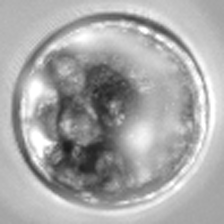
#> input picture Day_1_Material/dataset/class1/1.png, 224 x 224 px, found by its file name; its folder holds 3 pictures in this run
$ python FeatureEngineeringandCalssification.py   (older library calls are emulated)
#> lines starting #> are read from the running program, lines starting #| are printed output that depends on the picture; after the words box and inside, x2 and y2 are one past the last pixel; in counts of white or black regions, pixels touching at a corner belong together
# -*- coding: utf-8 -*-
"""
Created on Sat Sep 18 19:00:27 2021

@author: Abdul Qayyum
"""

#%% Classification based on handcrafted(filtering based features) using
#Machine learning
import cv2
import numpy as np
import os

from skimage.filters.rank import entropy
from skimage.morphology import disk
# Get the training classes names and store them in a list
#Here we use folder names for class names
import pandas as pd
#train_path = 'dataset/train'  # Names are class1,class2,class3 etc
train_path = 'C:\\Users\\Administrateur\\Desktop\\ENIB_work\\workshop_Isblue\\dataset'  #
train_folder= os.listdir(train_path)
imagepathclass=[]
from skimage.filters import roberts, sobel, scharr, prewitt
from scipy import ndimage
######################## develop feature matrix ####################
df = pd.DataFrame()
def featureextraction(img):
    img = cv2.imread(img)
#> img is the input picture: shape (224, 224, 3); min 26, max 255, mean 168
    img = cv2.cvtColor(img, cv2.COLOR_BGR2GRAY)
#> img: shape (224, 224)
    img2 = img.reshape(-1)
    #img2 = np.mean(img)
    df['Original Image'] = img2
    entropy_img = entropy(img, disk(1))
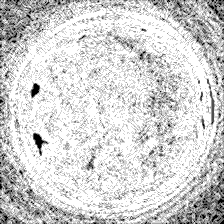
#> entropy_img: shape (224, 224) float64; min 0, max 2.32, mean 1.91; drawn with min black and max white
    entropy1 = entropy_img.reshape(-1)
    #entropy1 = np.mean(entropy_img)
    df['Entropy'] = entropy1
    #df1=df.mean(axis=0)
    gaussian_img = ndimage.gaussian_filter(img, sigma=3)
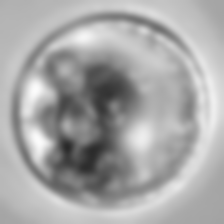
#> gaussian_img: shape (224, 224); min 40, max 251, mean 167

    gaussian_img1 = gaussian_img.reshape(-1)
    #gaussian_img1 = np.mean(gaussian_img)
    df['Gaussian s3'] = gaussian_img1


    #Gerate OTHER FEATURES and add them to the data frame

    #CANNY EDGE
    edges = cv2.Canny(img, 100,200)   #Image, min and max values
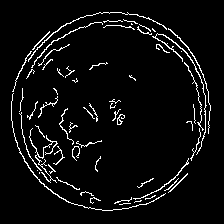
#> edges: shape (224, 224); 5.2% white in thin lines or dots, all inside (x1, y1, x2, y2) = (11, 12, 211, 211)
    edges1 = edges.reshape(-1)
    #edges1=np.mean(edges)
    df['Canny Edge'] = edges1 #Add column to original dataframe

    #ROBERTS EDGE
    edge_roberts = roberts(img)
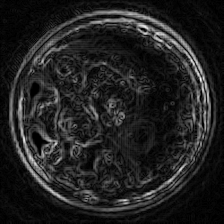
#> edge_roberts: shape (224, 224) float64; min 0, max 0.196, mean 0.026; drawn with min black and max white
    edge_roberts1 = edge_roberts.reshape(-1)
    #edge_roberts1 = np.mean(edge_roberts)
    df['Roberts'] = edge_roberts1

    #SOBEL
    edge_sobel = sobel(img)
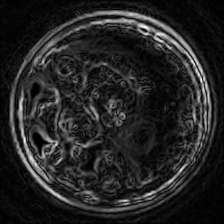
#> edge_sobel: shape (224, 224) float64; min 0, max 0.239, mean 0.0344; drawn with min black and max white
    edge_sobel1 = edge_sobel.reshape(-1)
    #edge_sobel1 = np.mean(edge_sobel)
    df['Sobel'] = edge_sobel1

    #SCHARR
    edge_scharr = scharr(img)
    edge_scharr1 = edge_scharr.reshape(-1)
    #edge_scharr1 = np.mean(edge_scharr)
    df['Scharr'] = edge_scharr1

    #PREWITT
    edge_prewitt = prewitt(img)
    edge_prewitt1 = edge_prewitt.reshape(-1)
    #edge_prewitt1 = np.mean(edge_prewitt)
    df['Prewitt'] = edge_prewitt1

    #GAUSSIAN with sigma=3
    from scipy import ndimage as nd
    gaussian_img = nd.gaussian_filter(img, sigma=3)
    gaussian_img1 = gaussian_img.reshape(-1)
    #gaussian_img1 = np.mean(gaussian_img)
    df['Gaussian s3'] = gaussian_img1

    #GAUSSIAN with sigma=7
    gaussian_img2 = nd.gaussian_filter(img, sigma=7)
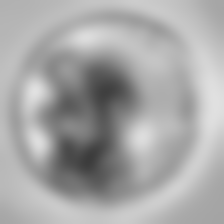
#> gaussian_img2: shape (224, 224); min 60, max 225, mean 167
    gaussian_img3 = gaussian_img2.reshape(-1)
    #gaussian_img3 = np.mean(gaussian_img2)
    df['Gaussian s7'] = gaussian_img3

    #MEDIAN with sigma=3
    median_img = nd.median_filter(img, size=3)
    median_img1 = median_img.reshape(-1)
    #median_img1 = np.mean(median_img)
    df['Median s3'] = median_img1

    #VARIANCE with size=3
    variance_img = nd.generic_filter(img, np.var, size=3)
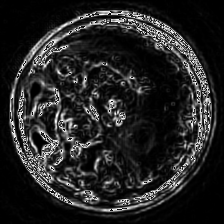
#> variance_img: shape (224, 224); min 0, max 255, mean 36.7
    variance_img1 = variance_img.reshape(-1)
    #variance_img1 = np.mean(variance_img)
    df['Variance s3'] = variance_img1  #Add column to original dataframe
    #Feature1 is our original image pixels
    #Generate Gabor features
    num = 1
    kernels = []
    for theta in range(2):
        theta = theta / 4. * np.pi
        for sigma in (1, 3):
            for lamda in np.arange(0, np.pi, np.pi / 4):
                for gamma in (0.05, 0.5):
#               print(theta, sigma, , lamda, frequency)

                    gabor_label = 'Gabor' + str(num)
#                    print(gabor_label)
                    ksize=9
                    kernel = cv2.getGaborKernel((ksize, ksize), sigma, theta, lamda, gamma, 0, ktype=cv2.CV_32F)
                    kernels.append(kernel)
                    #Now filter image and add values to new column
                    fimg = cv2.filter2D(img2, cv2.CV_8UC3, kernel)
                    filtered_img = fimg.reshape(-1)
                    df[gabor_label] = filtered_img  #Modify this to add new column for each gabor
                    num += 1
#> after the loop, kernels = 32 items; num = 33


    return df

class_id=0
image_classes=[]
fea=[]
for ii in train_folder: # we have three classes folders(class1,class2,class3)
    print(ii)
    pathf=os.path.join(train_path,ii)
    print(pathf)
    imdir=os.listdir(pathf)
    print(imdir)
    for jj in imdir:  # from each class folder extract the images path
        print(jj)
        imgpath=os.path.join(pathf,jj)
        print(imgpath)
        imagepathclass.append(imgpath) # append images path as a list
        df=featureextraction(imgpath) # extract features
#> df = table of 50176 rows and 43 columns
        df1=np.mean(df) # take mean for eevey pixel feature
#> df1 = 94.59
        fea.append(df1) # append features in a list

    image_classes+=[class_id]*len(imdir)  # save class labels for each class
#> image_classes = [0, 0, 0]
    class_id+=1
#> pass 2 of the loop `for ii in train_folder:`:
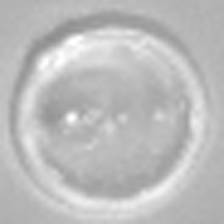
#> input picture Day_1_Material/dataset/class2/10.png, 224 x 224 px, found by its file name
#> in featureextraction, img is the input picture: shape (224, 224, 3); min 141, max 255, mean 188.5
#> img: shape (224, 224)
#> in featureextraction (call 4), `entropy_img = entropy(img, disk(1))`:
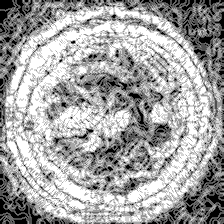
#> entropy_img: shape (224, 224) float64; min 0, max 2.32, mean 1.49; drawn with min black and max white
#> edges: shape (224, 224); every value is 0
#> in featureextraction (call 4), `variance_img = nd.generic_filter(img, np.var, size=3)`:
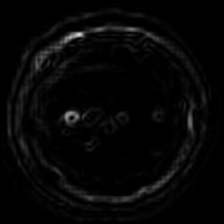
#> variance_img: shape (224, 224); min 0, max 217, mean 6.1
#> after the loop in featureextraction (call 4), `for theta in range(2):`: num = 33
#> df1 = 98.76
#> image_classes = [0, 0, 0, 1]
im_features=np.array(fea) # feature matrix

# Feature normalization in sklearn to normalize feature
from sklearn.preprocessing import StandardScaler
#> (the run stopped early here; a loop or call above may not have finished)
